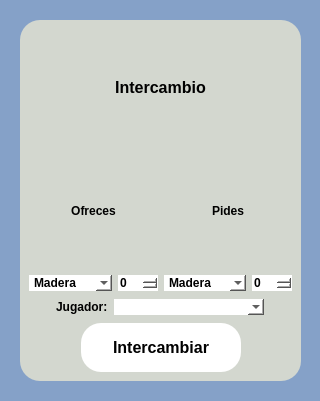
<?xml version="1.0" encoding="UTF-8"?>
<ui version="4.0">
 <class>Dialog</class>
 <widget class="QDialog" name="Dialog">
  <property name="geometry">
   <rect>
    <x>0</x>
    <y>0</y>
    <width>320</width>
    <height>401</height>
   </rect>
  </property>
  <property name="windowTitle">
   <string>Dialog</string>
  </property>
  <property name="styleSheet">
   <string notr="true">background-color: #85A1C8</string>
  </property>
  <widget class="QFrame" name="frame">
   <property name="geometry">
    <rect>
     <x>20</x>
     <y>20</y>
     <width>281</width>
     <height>361</height>
    </rect>
   </property>
   <property name="styleSheet">
    <string notr="true">background-color: #D3D7CF;
font-weight: bold;
border-radius: 20px;</string>
   </property>
   <layout class="QVBoxLayout" name="verticalLayout">
    <item>
     <layout class="QVBoxLayout" name="verticalLayout_2">
      <item>
       <widget class="QLabel" name="label">
        <property name="styleSheet">
         <string notr="true">
  border: none;
  color: black;
  padding: 15px 32px;
  text-align: center;
  text-decoration: none;
  display: inline-block;
  font-size: 16px;</string>
        </property>
        <property name="text">
         <string>Intercambio</string>
        </property>
        <property name="alignment">
         <set>Qt::AlignCenter</set>
        </property>
       </widget>
      </item>
     </layout>
    </item>
    <item>
     <layout class="QHBoxLayout" name="horizontalLayout_6">
      <item>
       <widget class="QLabel" name="label_3">
        <property name="text">
         <string>Ofreces</string>
        </property>
        <property name="alignment">
         <set>Qt::AlignCenter</set>
        </property>
       </widget>
      </item>
      <item>
       <widget class="QLabel" name="label_2">
        <property name="text">
         <string>Pides</string>
        </property>
        <property name="alignment">
         <set>Qt::AlignCenter</set>
        </property>
       </widget>
      </item>
     </layout>
    </item>
    <item>
     <layout class="QHBoxLayout" name="horizontalLayout_5">
      <item>
       <widget class="QComboBox" name="materia_ofrecida">
        <property name="styleSheet">
         <string notr="true">background-color: white;</string>
        </property>
        <item>
         <property name="text">
          <string>Madera</string>
         </property>
        </item>
        <item>
         <property name="text">
          <string>Arcilla</string>
         </property>
        </item>
        <item>
         <property name="text">
          <string>Trigo</string>
         </property>
        </item>
       </widget>
      </item>
      <item>
       <widget class="QSpinBox" name="cantidad_materia_ofrecida">
        <property name="maximumSize">
         <size>
          <width>40</width>
          <height>16777215</height>
         </size>
        </property>
        <property name="styleSheet">
         <string notr="true">background-color: white;</string>
        </property>
       </widget>
      </item>
      <item>
       <widget class="QComboBox" name="materia_pedida">
        <property name="styleSheet">
         <string notr="true">background-color: white;</string>
        </property>
        <item>
         <property name="text">
          <string>Madera</string>
         </property>
        </item>
        <item>
         <property name="text">
          <string>Arcilla</string>
         </property>
        </item>
        <item>
         <property name="text">
          <string>Trigo</string>
         </property>
        </item>
       </widget>
      </item>
      <item>
       <widget class="QSpinBox" name="cantidad_materia_pedida">
        <property name="maximumSize">
         <size>
          <width>40</width>
          <height>16777215</height>
         </size>
        </property>
        <property name="styleSheet">
         <string notr="true">background-color: white;</string>
        </property>
       </widget>
      </item>
     </layout>
    </item>
    <item>
     <layout class="QHBoxLayout" name="horizontalLayout_4">
      <item>
       <spacer name="horizontalSpacer">
        <property name="orientation">
         <enum>Qt::Horizontal</enum>
        </property>
        <property name="sizeHint" stdset="0">
         <size>
          <width>40</width>
          <height>20</height>
         </size>
        </property>
       </spacer>
      </item>
      <item>
       <widget class="QLabel" name="label_4">
        <property name="text">
         <string>Jugador:</string>
        </property>
       </widget>
      </item>
      <item>
       <widget class="QComboBox" name="jugador_elegido">
        <property name="minimumSize">
         <size>
          <width>150</width>
          <height>0</height>
         </size>
        </property>
        <property name="styleSheet">
         <string notr="true">background-color: white;</string>
        </property>
       </widget>
      </item>
      <item>
       <spacer name="horizontalSpacer_2">
        <property name="orientation">
         <enum>Qt::Horizontal</enum>
        </property>
        <property name="sizeHint" stdset="0">
         <size>
          <width>40</width>
          <height>20</height>
         </size>
        </property>
       </spacer>
      </item>
     </layout>
    </item>
    <item>
     <layout class="QHBoxLayout" name="horizontalLayout_2">
      <item>
       <spacer name="horizontalSpacer_3">
        <property name="orientation">
         <enum>Qt::Horizontal</enum>
        </property>
        <property name="sizeHint" stdset="0">
         <size>
          <width>40</width>
          <height>20</height>
         </size>
        </property>
       </spacer>
      </item>
      <item>
       <widget class="QPushButton" name="boton_intercambiar">
        <property name="autoFillBackground">
         <bool>false</bool>
        </property>
        <property name="styleSheet">
         <string notr="true">  background-color: white;
  border: none;
  color: black;
  padding: 15px 32px;
  text-align: center;
  text-decoration: none;
  display: inline-block;
  font-size: 16px;</string>
        </property>
        <property name="text">
         <string>Intercambiar</string>
        </property>
        <property name="default">
         <bool>false</bool>
        </property>
        <property name="flat">
         <bool>false</bool>
        </property>
       </widget>
      </item>
      <item>
       <spacer name="horizontalSpacer_4">
        <property name="orientation">
         <enum>Qt::Horizontal</enum>
        </property>
        <property name="sizeHint" stdset="0">
         <size>
          <width>40</width>
          <height>20</height>
         </size>
        </property>
       </spacer>
      </item>
     </layout>
    </item>
   </layout>
  </widget>
 </widget>
 <resources/>
 <connections>
  <connection>
   <sender>boton_intercambiar</sender>
   <signal>clicked()</signal>
   <receiver>Dialog</receiver>
   <slot>accept()</slot>
   <hints>
    <hint type="sourcelabel">
     <x>159</x>
     <y>339</y>
    </hint>
    <hint type="destinationlabel">
     <x>159</x>
     <y>200</y>
    </hint>
   </hints>
  </connection>
 </connections>
</ui>
